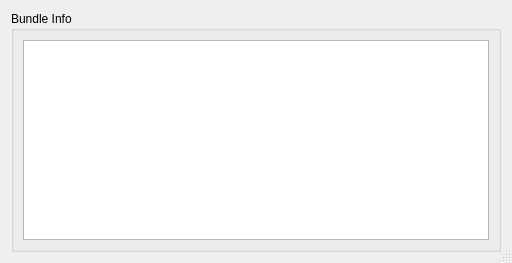
<?xml version="1.0" encoding="UTF-8"?>
<ui version="4.0">
 <class>ReportBundleInfoDialog</class>
 <widget class="QDialog" name="ReportBundleInfoDialog">
  <property name="geometry">
   <rect>
    <x>0</x>
    <y>0</y>
    <width>512</width>
    <height>263</height>
   </rect>
  </property>
  <property name="sizePolicy">
   <sizepolicy hsizetype="Minimum" vsizetype="Minimum">
    <horstretch>0</horstretch>
    <verstretch>0</verstretch>
   </sizepolicy>
  </property>
  <property name="minimumSize">
   <size>
    <width>465</width>
    <height>231</height>
   </size>
  </property>
  <property name="windowTitle">
   <string>Dialog</string>
  </property>
  <property name="sizeGripEnabled">
   <bool>true</bool>
  </property>
  <layout class="QVBoxLayout" name="verticalLayout">
   <item>
    <widget class="QGroupBox" name="groupBox">
     <property name="title">
      <string>Bundle Info</string>
     </property>
     <layout class="QGridLayout" name="gridLayout">
      <item row="0" column="0">
       <widget class="QPlainTextEdit" name="bundleInfoTextEdit_">
        <property name="lineWrapMode">
         <enum>QPlainTextEdit::NoWrap</enum>
        </property>
        <property name="readOnly">
         <bool>true</bool>
        </property>
       </widget>
      </item>
     </layout>
    </widget>
   </item>
  </layout>
 </widget>
 <resources/>
 <connections/>
</ui>
